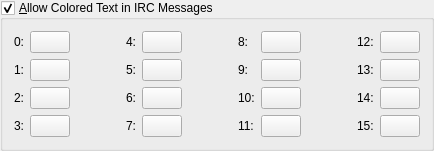
    <widget class="QGroupBox" name="kcfg_AllowColorCodes" >
     <property name="enabled" >
      <bool>true</bool>
     </property>
     <property name="whatsThis" >
      <string>By enabling this option, color codes added to IRC messages will be displayed in your chat window as colored text. You can add color codes to your messages, by selecting Insert -> IRC Color</string>
     </property>
     <property name="title" >
      <string>&amp;Allow Colored Text in IRC Messages</string>
     </property>
     <property name="checkable" >
      <bool>true</bool>
     </property>
     <layout class="QGridLayout" >
      <item row="1" column="0" >
       <widget class="QLabel" name="textLabel12_2" >
        <property name="sizePolicy" >
         <sizepolicy vsizetype="Preferred" hsizetype="Fixed" >
          <horstretch>0</horstretch>
          <verstretch>0</verstretch>
         </sizepolicy>
        </property>
        <property name="text" >
         <string>1:</string>
        </property>
        <property name="wordWrap" >
         <bool>false</bool>
        </property>
       </widget>
      </item>
      <item row="2" column="0" >
       <widget class="QLabel" name="textLabel12_3" >
        <property name="sizePolicy" >
         <sizepolicy vsizetype="Preferred" hsizetype="Fixed" >
          <horstretch>0</horstretch>
          <verstretch>0</verstretch>
         </sizepolicy>
        </property>
        <property name="text" >
         <string>2:</string>
        </property>
        <property name="wordWrap" >
         <bool>false</bool>
        </property>
       </widget>
      </item>
      <item row="3" column="0" >
       <widget class="QLabel" name="textLabel12_4" >
        <property name="sizePolicy" >
         <sizepolicy vsizetype="Preferred" hsizetype="Fixed" >
          <horstretch>0</horstretch>
          <verstretch>0</verstretch>
         </sizepolicy>
        </property>
        <property name="text" >
         <string>3:</string>
        </property>
        <property name="wordWrap" >
         <bool>false</bool>
        </property>
       </widget>
      </item>
      <item row="3" column="1" >
       <widget class="KColorButton" name="kcfg_IrcColorCode3" >
        <property name="text" >
         <string/>
        </property>
       </widget>
      </item>
      <item row="2" column="1" >
       <widget class="KColorButton" name="kcfg_IrcColorCode2" >
        <property name="text" >
         <string/>
        </property>
       </widget>
      </item>
      <item row="0" column="1" >
       <widget class="KColorButton" name="kcfg_IrcColorCode0" >
        <property name="text" >
         <string/>
        </property>
       </widget>
      </item>
      <item row="1" column="1" >
       <widget class="KColorButton" name="kcfg_IrcColorCode1" >
        <property name="text" >
         <string/>
        </property>
       </widget>
      </item>
      <item row="0" column="0" >
       <widget class="QLabel" name="textLabel12_14" >
        <property name="sizePolicy" >
         <sizepolicy vsizetype="Preferred" hsizetype="Fixed" >
          <horstretch>0</horstretch>
          <verstretch>0</verstretch>
         </sizepolicy>
        </property>
        <property name="text" >
         <string>0:</string>
        </property>
        <property name="wordWrap" >
         <bool>false</bool>
        </property>
       </widget>
      </item>
      <item row="3" column="3" >
       <widget class="QLabel" name="textLabel12_8" >
        <property name="text" >
         <string>7:</string>
        </property>
        <property name="wordWrap" >
         <bool>false</bool>
        </property>
       </widget>
      </item>
      <item row="2" column="3" >
       <widget class="QLabel" name="textLabel12_7" >
        <property name="text" >
         <string>6:</string>
        </property>
        <property name="wordWrap" >
         <bool>false</bool>
        </property>
       </widget>
      </item>
      <item row="1" column="3" >
       <widget class="QLabel" name="textLabel12_6" >
        <property name="text" >
         <string>5:</string>
        </property>
        <property name="wordWrap" >
         <bool>false</bool>
        </property>
       </widget>
      </item>
      <item row="0" column="3" >
       <widget class="QLabel" name="textLabel12_5" >
        <property name="text" >
         <string>4:</string>
        </property>
        <property name="wordWrap" >
         <bool>false</bool>
        </property>
       </widget>
      </item>
      <item row="1" column="4" >
       <widget class="KColorButton" name="kcfg_IrcColorCode5" >
        <property name="text" >
         <string/>
        </property>
       </widget>
      </item>
      <item row="0" column="4" >
       <widget class="KColorButton" name="kcfg_IrcColorCode4" >
        <property name="text" >
         <string/>
        </property>
       </widget>
      </item>
      <item row="3" column="4" >
       <widget class="KColorButton" name="kcfg_IrcColorCode7" >
        <property name="text" >
         <string/>
        </property>
       </widget>
      </item>
      <item row="2" column="4" >
       <widget class="KColorButton" name="kcfg_IrcColorCode6" >
        <property name="text" >
         <string/>
        </property>
       </widget>
      </item>
      <item row="3" column="2" >
       <spacer name="spacer211_4" >
        <property name="orientation" >
         <enum>Qt::Horizontal</enum>
        </property>
        <property name="sizeType" >
         <enum>QSizePolicy::Expanding</enum>
        </property>
        <property name="sizeHint" stdset="0" >
         <size>
          <width>50</width>
          <height>20</height>
         </size>
        </property>
       </spacer>
      </item>
      <item row="2" column="2" >
       <spacer name="spacer211_3" >
        <property name="orientation" >
         <enum>Qt::Horizontal</enum>
        </property>
        <property name="sizeType" >
         <enum>QSizePolicy::Expanding</enum>
        </property>
        <property name="sizeHint" stdset="0" >
         <size>
          <width>50</width>
          <height>20</height>
         </size>
        </property>
       </spacer>
      </item>
      <item row="1" column="2" >
       <spacer name="spacer211_2" >
        <property name="orientation" >
         <enum>Qt::Horizontal</enum>
        </property>
        <property name="sizeType" >
         <enum>QSizePolicy::Expanding</enum>
        </property>
        <property name="sizeHint" stdset="0" >
         <size>
          <width>50</width>
          <height>20</height>
         </size>
        </property>
       </spacer>
      </item>
      <item row="0" column="2" >
       <spacer name="spacer211" >
        <property name="orientation" >
         <enum>Qt::Horizontal</enum>
        </property>
        <property name="sizeType" >
         <enum>QSizePolicy::Expanding</enum>
        </property>
        <property name="sizeHint" stdset="0" >
         <size>
          <width>50</width>
          <height>20</height>
         </size>
        </property>
       </spacer>
      </item>
      <item row="2" column="5" >
       <spacer name="spacer211_3_2" >
        <property name="orientation" >
         <enum>Qt::Horizontal</enum>
        </property>
        <property name="sizeType" >
         <enum>QSizePolicy::Expanding</enum>
        </property>
        <property name="sizeHint" stdset="0" >
         <size>
          <width>50</width>
          <height>20</height>
         </size>
        </property>
       </spacer>
      </item>
      <item row="0" column="5" >
       <spacer name="spacer211_5" >
        <property name="orientation" >
         <enum>Qt::Horizontal</enum>
        </property>
        <property name="sizeType" >
         <enum>QSizePolicy::Expanding</enum>
        </property>
        <property name="sizeHint" stdset="0" >
         <size>
          <width>50</width>
          <height>20</height>
         </size>
        </property>
       </spacer>
      </item>
      <item row="1" column="5" >
       <spacer name="spacer211_2_2" >
        <property name="orientation" >
         <enum>Qt::Horizontal</enum>
        </property>
        <property name="sizeType" >
         <enum>QSizePolicy::Expanding</enum>
        </property>
        <property name="sizeHint" stdset="0" >
         <size>
          <width>50</width>
          <height>20</height>
         </size>
        </property>
       </spacer>
      </item>
      <item row="3" column="5" >
       <spacer name="spacer211_4_2" >
        <property name="orientation" >
         <enum>Qt::Horizontal</enum>
        </property>
        <property name="sizeType" >
         <enum>QSizePolicy::Expanding</enum>
        </property>
        <property name="sizeHint" stdset="0" >
         <size>
          <width>50</width>
          <height>20</height>
         </size>
        </property>
       </spacer>
      </item>
      <item row="3" column="7" >
       <widget class="KColorButton" name="kcfg_IrcColorCode11" >
        <property name="text" >
         <string/>
        </property>
       </widget>
      </item>
      <item row="3" column="6" >
       <widget class="QLabel" name="textLabel12_12" >
        <property name="text" >
         <string>11:</string>
        </property>
        <property name="wordWrap" >
         <bool>false</bool>
        </property>
       </widget>
      </item>
      <item row="1" column="7" >
       <widget class="KColorButton" name="kcfg_IrcColorCode9" >
        <property name="text" >
         <string/>
        </property>
       </widget>
      </item>
      <item row="2" column="7" >
       <widget class="KColorButton" name="kcfg_IrcColorCode10" >
        <property name="text" >
         <string/>
        </property>
       </widget>
      </item>
      <item row="0" column="7" >
       <widget class="KColorButton" name="kcfg_IrcColorCode8" >
        <property name="text" >
         <string/>
        </property>
       </widget>
      </item>
      <item row="1" column="6" >
       <widget class="QLabel" name="textLabel12_10" >
        <property name="text" >
         <string>9:</string>
        </property>
        <property name="wordWrap" >
         <bool>false</bool>
        </property>
       </widget>
      </item>
      <item row="0" column="6" >
       <widget class="QLabel" name="textLabel12_9" >
        <property name="text" >
         <string>8:</string>
        </property>
        <property name="wordWrap" >
         <bool>false</bool>
        </property>
       </widget>
      </item>
      <item row="2" column="6" >
       <widget class="QLabel" name="textLabel12_11" >
        <property name="text" >
         <string>10:</string>
        </property>
        <property name="wordWrap" >
         <bool>false</bool>
        </property>
       </widget>
      </item>
      <item row="0" column="8" >
       <spacer name="spacer211_6" >
        <property name="orientation" >
         <enum>Qt::Horizontal</enum>
        </property>
        <property name="sizeType" >
         <enum>QSizePolicy::Expanding</enum>
        </property>
        <property name="sizeHint" stdset="0" >
         <size>
          <width>50</width>
          <height>20</height>
         </size>
        </property>
       </spacer>
      </item>
      <item row="1" column="8" >
       <spacer name="spacer211_2_3" >
        <property name="orientation" >
         <enum>Qt::Horizontal</enum>
        </property>
        <property name="sizeType" >
         <enum>QSizePolicy::Expanding</enum>
        </property>
        <property name="sizeHint" stdset="0" >
         <size>
          <width>50</width>
          <height>20</height>
         </size>
        </property>
       </spacer>
      </item>
      <item row="2" column="8" >
       <spacer name="spacer211_3_3" >
        <property name="orientation" >
         <enum>Qt::Horizontal</enum>
        </property>
        <property name="sizeType" >
         <enum>QSizePolicy::Expanding</enum>
        </property>
        <property name="sizeHint" stdset="0" >
         <size>
          <width>50</width>
          <height>20</height>
         </size>
        </property>
       </spacer>
      </item>
      <item row="3" column="8" >
       <spacer name="spacer211_4_3" >
        <property name="orientation" >
         <enum>Qt::Horizontal</enum>
        </property>
        <property name="sizeType" >
         <enum>QSizePolicy::Expanding</enum>
        </property>
        <property name="sizeHint" stdset="0" >
         <size>
          <width>50</width>
          <height>20</height>
         </size>
        </property>
       </spacer>
      </item>
      <item row="3" column="10" >
       <widget class="KColorButton" name="kcfg_IrcColorCode15" >
        <property name="text" >
         <string/>
        </property>
       </widget>
      </item>
      <item row="0" column="9" >
       <widget class="QLabel" name="textLabel12_13" >
        <property name="text" >
         <string>12:</string>
        </property>
        <property name="wordWrap" >
         <bool>false</bool>
        </property>
       </widget>
      </item>
      <item row="1" column="10" >
       <widget class="KColorButton" name="kcfg_IrcColorCode13" >
        <property name="text" >
         <string/>
        </property>
       </widget>
      </item>
      <item row="3" column="9" >
       <widget class="QLabel" name="textLabel12_16" >
        <property name="text" >
         <string>15:</string>
        </property>
        <property name="wordWrap" >
         <bool>false</bool>
        </property>
       </widget>
      </item>
      <item row="0" column="10" >
       <widget class="KColorButton" name="kcfg_IrcColorCode12" >
        <property name="text" >
         <string/>
        </property>
       </widget>
      </item>
      <item row="2" column="10" >
       <widget class="KColorButton" name="kcfg_IrcColorCode14" >
        <property name="text" >
         <string/>
        </property>
       </widget>
      </item>
      <item row="2" column="9" >
       <widget class="QLabel" name="textLabel12_15" >
        <property name="text" >
         <string>14:</string>
        </property>
        <property name="wordWrap" >
         <bool>false</bool>
        </property>
       </widget>
      </item>
      <item row="1" column="9" >
       <widget class="QLabel" name="textLabel12" >
        <property name="text" >
         <string>13:</string>
        </property>
        <property name="wordWrap" >
         <bool>false</bool>
        </property>
       </widget>
      </item>
     </layout>
    </widget>
